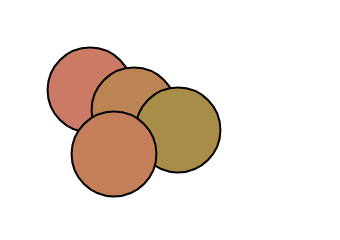

Specify this chart in Vega-Lite:
### Vega specification from a JSON file in a GitHub repository (floating-point values rounded to 4 significant figures)
{"$schema": "https://vega.github.io/schema/vega/v6.json", "width": 160, "height": 110, "padding": 5, "autosize": "none", "background": "white", "data": [{"name": "f", "values": [{"k": "a", "x": 40, "y": 40, "z": 2, "v": 1}, {"k": "b", "x": 62, "y": 50, "z": -1, "v": 2}, {"k": "a", "x": 84, "y": 60, "z": 0, "v": 3}, {"k": "c", "x": 52, "y": 72, "z": 1, "v": 4}]}], "scales": [{"name": "col", "type": "ordinal", "domain": ["a", "b", "c"], "range": ["#d62728", "#1f77b4", "#2ca02c"]}, {"name": "seq", "type": "linear", "domain": [1, 4], "range": ["#ffffcc", "#800026"]}], "marks": [{"type": "symbol", "from": {"data": "f"}, "encode": {"update": {"x": {"field": "x"}, "y": {"field": "y"}, "size": {"value": 1800}, "fill": {"color": {"h": {"field": "x"}, "c": {"value": 40}, "l": {"value": 60}}}, "stroke": {"value": "#000000"}}}}]}
